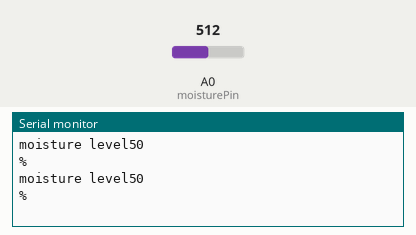
This sketch was run on a simulated Arduino Uno, built with avr-gcc and run on an emulated ATmega328P. On the bench: the last lines printed to the serial monitor. The inputs (shaded band) are chosen by the test bench; at power-on: A0 (moisturePin) = 512.

Above: at 1.8 s.
1.9 s: A0 (moisturePin) set to 716
At 2.4 s:
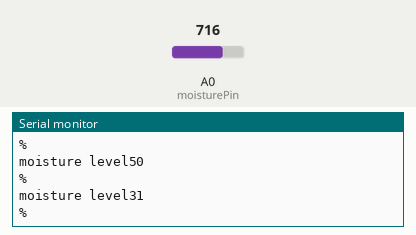
3.4 s: A0 (moisturePin) set to 900
At 4.8 s:
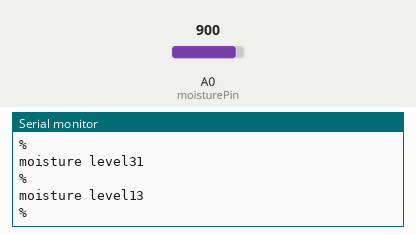
Timing chart, 0 to 6.4 s (numbered marks = the images above; inputs shaded):
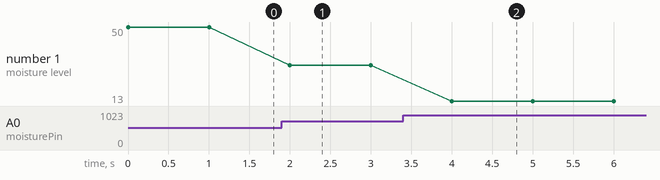

Measured:
- after the input at 1.9 s, the serial monitor: prints a new line after 0.10 s (image 1)
- after the input at 3.4 s, the serial monitor: prints a new line after 0.60 s (image 2)
- plotted number 1: 50 → 31 after the input at 1.9 s, 31 → 13 after the input at 3.4 s

The sketch:

Moisture_sensor.ino
```cpp
const int moisturePin = A0;

void setup() {
  // put your setup code here, to run once:
Serial.begin(9600);

}

void loop() {
  // put your main code here, to run repeatedly:
int moistureValue = analogRead(moisturePin);
int moisturePersentage = map(moistureValue,0,1023,100,0);
Serial.print ("moisture level");
Serial.println (moisturePersentage);
Serial.println("%");
delay(1000);
}
```
